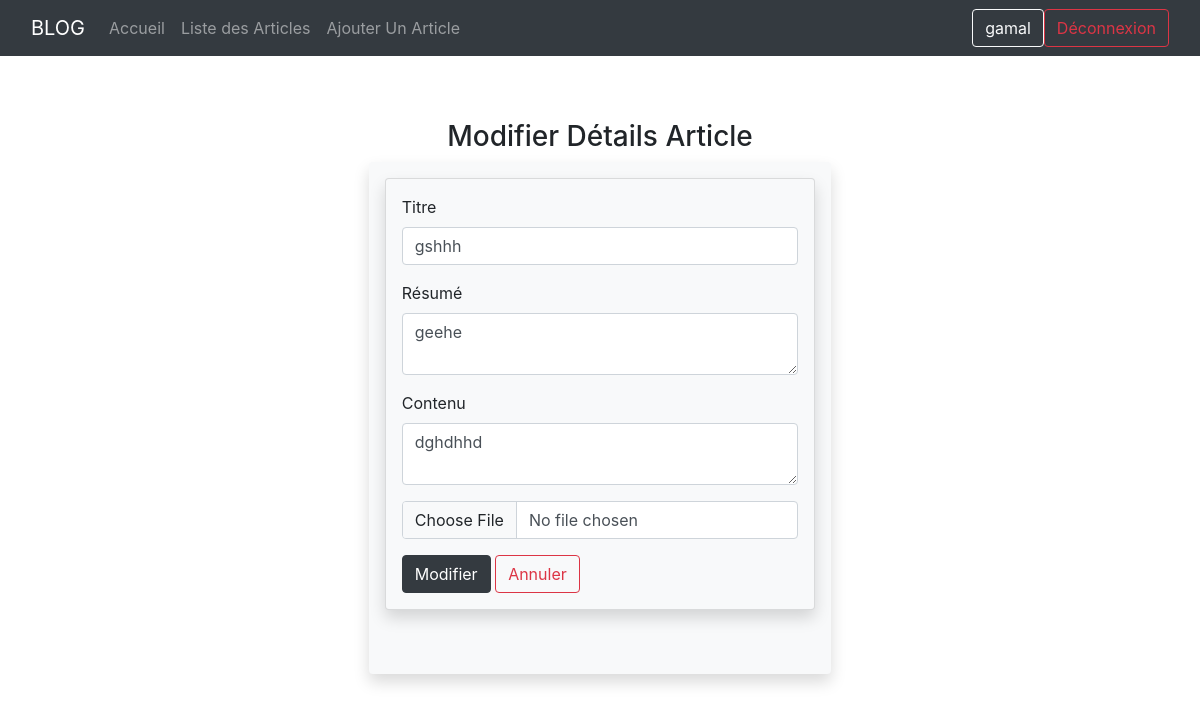
Page /blog/article/update/29/ (signed in) on the committed database.
### blog/models.py (models this page shows, shortened)
class Article(models.Model):
  title = models.CharField(max_length=100)
  summary = models.TextField(max_length=500)
  content = models.TextField()
  author = models.ForeignKey(User, on_delete=models.CASCADE, default=1)
  date_create = models.DateTimeField(auto_now_add=True)
  date_updat = models.DateTimeField(auto_now=True)
  image = models.ImageField(null=True, upload_to="image_blog")

### blog/views.py (the view, shortened to what this page needs)
# urls.py: path('article/update/<int:id>/',views.update_article, name="page4"),
@login_required(login_url="/login/")
def update_article(request, id):
  articles = get_object_or_404(Article, id=id)
  if request.user != articles.author:
        return HttpResponseForbidden("Vous n'êtes pas autorisé à modifier cet article.")
  return render(request, "page_s/update_article.html", {'articles':articles})

### templates/page_s/update_article.html (shortened to what this page needs)
{% extends "base.html" %}
{% block content %}
{% include 'partials/navbar.html' %}
<h3 class="text-center mt-5 pt-3">Modifier Détails Article</h3>
<div class="container">
  <div class="col-md-5 m-auto shadow p-3 mb-5 bg-body-tertiary rounded">
    <div class="card card-body shadow p-3 mb-5 bg-body-tertiary rounded">
      <form method="POST" action="{% url 'page4' articles.id %}" enctype="multipart/form-data"> {% csrf_token %}
        <div class="mb-3">
          <label for="title" class="form-label">Titre</label>
          <input type="text" class="form-control" name="title" value="{{ articles.title }}"/>
        </div>
        <div class="mb-3">
          <label for="summary" class="form-label">Résumé</label>
          <textarea class="form-control" name="summary" >{{ articles.summary }}</textarea>
        </div>
        <div class="mb-3">
          <label for="floatingTextarea2">Contenu</label>
          <textarea class="form-control" name="content">{{ articles.content }}</textarea>
        </div>
        <div class="mb-3">
          <input type="file" class="form-control" aria-label="file example" name="image">
        </div>
        <button type="submit" class="btn btn-dark">Modifier</button>
        <a class="btn btn-outline-danger">Annuler</a>
      </form>
    </div>
  </div>
</div>
{% endblock %}

### templates/partials/navbar.html (shortened to what this page needs)
{% extends "base.html" %}
{% block content %}
<nav class="navbar navbar-expand-lg navbar-dark bg-dark">
  <div class="container-fluid">
    <a class="navbar-brand" href="{% url 'index' %}">BLOG</a>
    <div class="collapse navbar-collapse" id="navbarNavDropdown">
      <ul class="navbar-nav">
        <li class="nav-item">
          <a class="nav-link" href="{% url 'index' %}">Accueil</a>
        </li>
        <li class="nav-item">
          <a class="nav-link" href="{% url 'page1' %}">Liste des Articles</a>
        </li>
        <li class="nav-item">
          <a class="nav-link" href="{% url 'page3' %}">Ajouter Un Article</a>
        </li>
      </ul>
      <ul class="navbar-nav ms-auto">
        <button type="button" class="btn btn-outline-light"> {{ user }} </button>
        <li class="nav-item">
          {% if request.user.is_authenticated %}
          <form method="post" action="{% url 'logout' %}" class="d-flex">
            <button class="btn btn-outline-danger" type="submit">Déconnexion</button>
          </form>
          {% else %}
          <form method="post" action="{% url 'login' %}" class="d-flex">
            {% csrf_token %}
            <button class="btn btn-secondary" type="submit">Connexion</button>
          </form>
          {% endif %}
        </li>
      </ul>
    </div>
  </div>
</nav>
{% endblock %}

### static/css/style.css (style rules this page uses)
body { background: white; }
.card { background-color: rgb(247, 247, 247); }

### rows in the picture
Article: title "gshhh", summary "geehe", content "dghdhhd"

### other values in the picture
{{ user }} "gamal"
